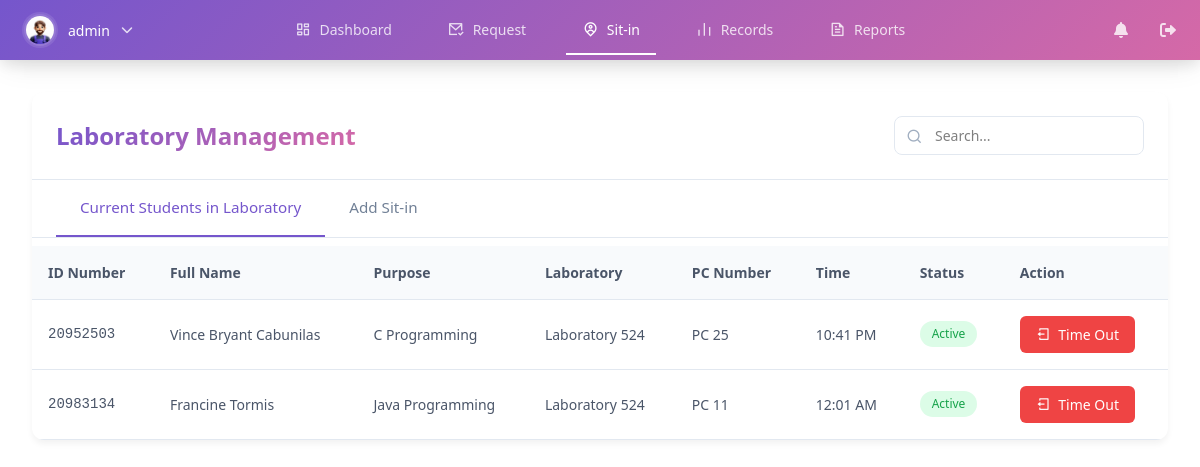
The page /view/sit-in.php (signed in) on the database as committed earlier.
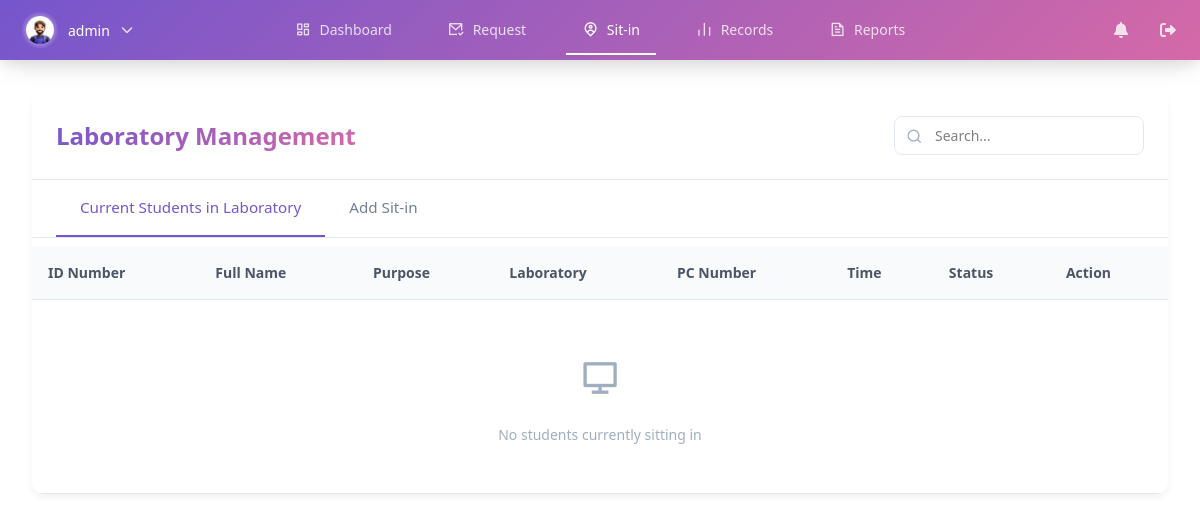
The same page on the database as committed later.
### tables this page shows
CREATE TABLE `sit_ins` (
  `id` int(11) NOT NULL,
  `idno` varchar(20) NOT NULL,
  `fullname` varchar(100) NOT NULL,
  `purpose` varchar(50) NOT NULL,
  `laboratory` varchar(10) NOT NULL,
  `pc_number` int(11) NOT NULL,
  `time_in` time NOT NULL,
  `time_out` time DEFAULT NULL,
  `date` date NOT NULL,
  `created_at` timestamp NOT NULL DEFAULT current_timestamp(),
  `status` varchar(20) NOT NULL DEFAULT 'active'
);

CREATE TABLE `users` (
  `id` int(20) NOT NULL,
  `idno` varchar(20) NOT NULL,
  `lastname` varchar(50) NOT NULL,
  `firstname` varchar(50) NOT NULL,
  `middlename` varchar(50) DEFAULT NULL,
  `course` varchar(20) NOT NULL,
  `year` int(1) NOT NULL,
  `username` varchar(50) NOT NULL,
  `password` varchar(255) NOT NULL,
  `email` varchar(100) DEFAULT NULL,
  `address` text DEFAULT NULL,
  `remaining_sessions` int(11) NOT NULL DEFAULT 30,
  `role` varchar(20) NOT NULL,
  `profile_image` varchar(255) DEFAULT NULL,
  `created_at` timestamp NOT NULL DEFAULT current_timestamp()
);

### view/sit-in.php (the view, shortened to what this page needs)
<?php
require_once '../config/db_connect.php';
$current_students = [];
$query = "SELECT s.*, u.firstname, u.lastname
          FROM sit_ins s
          LEFT JOIN users u ON s.idno = u.idno
          WHERE s.time_out IS NULL
          AND s.status = 'active'
          ORDER BY s.time_in DESC";
$result = $conn->query($query);
if ($result) {
    while ($row = $result->fetch_assoc()) {
        $current_students[] = $row;
    }
}
?>
<!DOCTYPE html>
<html lang="en">
<head>
    <link rel="stylesheet" href="../assets/css/styles.css">
    <link rel="stylesheet" href="https://cdnjs.cloudflare.com/ajax/libs/font-awesome/6.0.0/css/all.min.css">
    <link rel="stylesheet" href="https://cdnjs.cloudflare.com/ajax/libs/remixicon/4.6.0/remixicon.css">
    <script src="https://unpkg.com/@tailwindcss/browser@4"></script>
</head>
<body>
    <div class="nav-container">
        <div class="nav-wrapper">
            <div class="nav-profile">
                <div class="profile-trigger" id="profile-trigger">
                    <img src="<?php echo isset($_SESSION['profile_image']) ? htmlspecialchars($_SESSION['profile_image']) : '../assets/images/logo/AVATAR.png'; ?>"
                         alt="Profile">
                    <span class="username"><?php echo htmlspecialchars($_SESSION['username']); ?></span>
                    <i class="fas fa-chevron-down"></i>
                </div>
            </div>
            <nav class="nav-links">
                <a href="admin_dashboard.php" class="nav-link ">
                    <i class="ri-dashboard-line"></i>
                    <span>Dashboard</span>
                </a>
                <a href="request.php" class="nav-link">
                    <i class="ri-mail-check-line"></i>
                    <span>Request</span>
                </a>
                <a href="sit-in.php" class="nav-link active">
                    <i class="ri-map-pin-user-line"></i>
                    <span>Sit-in</span>
                </a>
                <a href="records.php" class="nav-link">
                    <i class="ri-bar-chart-line"></i>
                    <span>Records</span>
                </a>
                <a href="reports.php" class="nav-link">
                    <i class="ri-file-text-line"></i>
                    <span>Reports</span>
                </a>
            </nav>
            <div class="nav-actions">
                <a href="#" class="action-link">
                    <i class="fas fa-bell"></i>
                </a>
                <a href="../auth/logout.php" class="action-link">
                    <i class="fas fa-sign-out-alt"></i>
                </a>
            </div>
        </div>
    </div>
    <div class="content-wrapper">
        <div class="table-wrapper">
            <div class="table-header">
                <h2>Laboratory Management</h2>
                <div class="table-actions">
                    <div class="search-box">
                        <i class="ri-search-line"></i>
                        <input type="text" id="searchInput" placeholder="Search...">
                    </div>
                </div>
            </div>
            <div class="filter-tabs">
                <div class="filter-tab active" data-target="current-students">Current Students in Laboratory</div>
                <div class="filter-tab" data-target="add-sitin">Add Sit-in</div>
            </div>
            <div id="current-students" class="view-container active">
                <div class="table-container">
                    <table class="modern-table">
                        <thead>
                            <tr>
                                <th>ID Number</th>
                                <th>Full Name</th>
                                <th>Purpose</th>
                                <th>Laboratory</th>
                                <th>PC Number</th>
                                <th>Time</th>
                                <th>Status</th>
                                <th>Action</th>
                            </tr>
                        </thead>
                        <tbody>
                            <?php if (empty($current_students)): ?>
                                <tr>
                                    <td colspan="8" class="empty-state">
                                        <div class="empty-state-content">
                                            <i class="ri-computer-line"></i>
                                            <p>No students currently sitting in</p>
                                        </div>
                                    </td>
                                </tr>
                            <?php else: ?>
                                <?php foreach ($current_students as $student): ?>
                                    <tr>
                                        <td class="font-mono"><?php echo htmlspecialchars($student['idno']); ?></td>
                                        <td>
                                            <?php
                                            if (!empty($student['firstname']) && !empty($student['lastname'])) {
                                                echo htmlspecialchars($student['firstname'] . ' ' . $student['lastname']);
                                            } else {
                                                echo htmlspecialchars($student['fullname']);
                                            }
                                            ?>
                                        </td>
                                        <td><span class="purpose-badge"><?php echo htmlspecialchars($student['purpose']); ?></span></td>
                                        <td>Laboratory <?php echo htmlspecialchars($student['laboratory']); ?></td>
                                        <td>PC <?php echo htmlspecialchars($student['pc_number']); ?></td>
                                        <td><?php echo date('h:i A', strtotime($student['time_in'])); ?></td>
                                        <td><span class="status-badge active">Active</span></td>
                                        <td>
                                            <button class="action-button danger" onclick="markTimeOut('<?php echo $student['id']; ?>')">
                                                <i class="ri-logout-box-line"></i> Time Out
                                            </button>
                                        </td>
                                    </tr>
                                <?php endforeach; ?>
                            <?php endif; ?>
                        </tbody>
                    </table>
                </div>
            </div>
        </div>
    </div>
</body>
</html>

### assets/css/styles.css (style rules this page uses)
:root { --primary-color: rgba(117,86,204,1); --secondary-color: rgba(213,105,167,1); --nav-height: 60px; }
body { font-family: 'Segoe UI', Tahoma, Geneva, Verdana, sans-serif; margin: 0; padding: 0; min-height: 100vh; }
.nav-container { margin: 0 auto; width: 100%; position: fixed; top: 0; background: linear-gradient(135deg, var(--primary-color), var(--secondary-color)); z-index: 1000; color: white; box-shadow: 0 4px 15px rgba(0, 0, 0, 0.1), 0 8px 30px -5px rgba(0, 0, 0, 0.1); }
.nav-container a { color: rgba(255, 255, 255, 0.8); }
.nav-container .profile-trigger { transition: all 0.3s ease; }
.nav-container .profile-trigger img { box-shadow: 0 0 0 2px rgba(255, 255, 255, 0.1); }
.nav-wrapper { max-width: 1650px; margin: 0 auto; display: flex; justify-content: space-between; align-items: center; padding: 0 1rem; height: var(--nav-height); }
.nav-profile { flex: 1; }
.profile-trigger { display: flex; align-items: center; gap: 0.75rem; cursor: pointer; padding: 0.5rem; border-radius: 0.5rem; transition: background-color 0.2s; }
.profile-trigger img { width: 2rem; height: 2rem; border-radius: 50%; object-fit: cover; border: 2px solid rgba(255, 255, 255, 0.2); }
.profile-trigger .username { color: white; font-size: 0.875rem; font-weight: 500; }
.profile-trigger i { color: rgba(255, 255, 255, 0.8); font-size: 0.75rem; }
.nav-links { display: flex; gap: 1.5rem; align-items: center; }
.nav-link { display: flex; align-items: center; gap: 0.5rem; padding: 0.75rem 1rem; color: rgba(255, 255, 255, 0.8); text-decoration: none; font-weight: 500; font-size: 0.875rem; border-bottom: 2px solid transparent; transition: all 0.2s; }
.nav-link.active { color: white; border-bottom-color: white; }
.nav-link i { font-size: 1rem; }
.nav-actions { flex: 1; display: flex; justify-content: flex-end; gap: 1rem; }
.action-link { color: rgba(255, 255, 255, 0.8); padding: 0.5rem; border-radius: 0.5rem; transition: all 0.2s; }

### view/sit-in.php (style rules this page uses)
.content-wrapper { display: flex; justify-content: center; align-items: flex-start; min-height: calc(100vh - var(--nav-height)); padding: 2rem; margin-top: var(--nav-height); }
.table-wrapper { background: white; border-radius: 12px; box-shadow: 0 4px 6px rgba(0, 0, 0, 0.05); width: 100%; max-width: 1600px; padding: 0; overflow: hidden; }
.table-header { display: flex; justify-content: space-between; align-items: center; padding: 1.5rem; border-bottom: 1px solid #e2e8f0; }
.table-header h2 { font-size: 1.5rem; background: linear-gradient(135deg, var(--primary-color), var(--secondary-color)); -webkit-background-clip: text; background-clip: text; -webkit-text-fill-color: transparent; font-weight: 600; }
.search-box { position: relative; width: 250px; }
.search-box input { width: 100%; padding: 0.5rem 1rem 0.5rem 2.5rem; border: 1px solid #e2e8f0; border-radius: 8px; font-size: 0.875rem; transition: all 0.2s; }
.search-box i { position: absolute; left: 0.75rem; top: 50%; transform: translateY(-50%); color: #a0aec0; }
.modern-table { width: 100%; border-collapse: separate; border-spacing: 0; }
.modern-table th { background: #f8fafc; padding: 1rem; text-align: left; font-size: 0.875rem; font-weight: 600; color: #4a5568; border-bottom: 1px solid #e2e8f0; }
.modern-table td { padding: 1rem; font-size: 0.875rem; color: #4a5568; border-bottom: 1px solid #e2e8f0; }
.empty-state { text-align: center; padding: 3rem !important; }
.empty-state-content { display: flex; flex-direction: column; align-items: center; gap: 1rem; color: #a0aec0; }
.empty-state-content i { font-size: 2.5rem; }
.filter-tabs { display: flex; padding: 0 1.5rem; border-bottom: 1px solid #e2e8f0; margin-bottom: 0.5rem; }
.filter-tab { padding: 1rem 1.5rem; font-size: 0.95rem; font-weight: 500; color: #718096; cursor: pointer; border-bottom: 2px solid transparent; transition: all 0.2s; }
.filter-tab.active { color: var(--primary-color); border-bottom-color: var(--primary-color); }
.view-container { display: none; }
.view-container.active { display: block; }
.status-badge { display: inline-block; padding: 0.25rem 0.75rem; border-radius: 20px; font-size: 0.75rem; font-weight: 500; }
.status-badge.active { background: #dcfce7; color: #16a34a; }
.action-button { padding: 0.5rem 1rem; border: none; border-radius: 6px; font-size: 0.875rem; font-weight: 500; display: flex; align-items: center; gap: 0.5rem; cursor: pointer; transition: all 0.2s; }
.action-button.danger { background: #ef4444; color: white; }

Rows that differ between the two databases and show on the page:
removed sit_ins: idno "20952503", users.firstname+lastname "Vince Bryant Cabunilas", purpose "C Programming", laboratory "524", pc_number "25", time_in "10:41 PM"
removed sit_ins: idno "20983134", users.firstname+lastname "Francine Tormis", purpose "Java Programming", laboratory "524", pc_number "11", time_in "12:01 AM"
Other text that changed with them:
text now shown: "No students currently sitting in"
